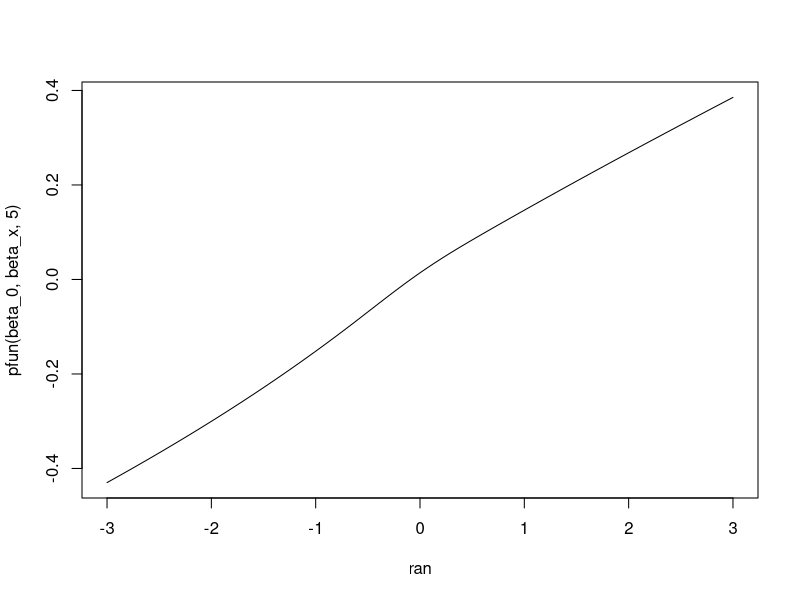

Source code (R):
library(splines)
n <- 1e5
p_0 <- 0.5
beta_x <- 0.5
beta_z <- 1e-0
seed <- 403

set.seed(seed)
beta_0 <- qlogis(p_0)
print(beta_0)

x <- rnorm(n)
z <- rnorm(n)

ran <- seq(-3, 3, length.out=201)
pfun <- function(beta_0, beta_x, beta_z){

	o <- beta_0 + beta_x*x + beta_z*z
	res <- rbinom(n, size=1, prob=plogis(o))
	smod <- glm(res ~ ns(x, 4), family="binomial")
	return(predict(smod
		, newdat=data.frame(x=ran)
	))
}

a <- pfun(beta_0, beta_x, 5)
b <- pfun(beta_0, beta_x, 5)
identical(a, b)

plot(ran, pfun(beta_0, beta_x, 5), type="l")
